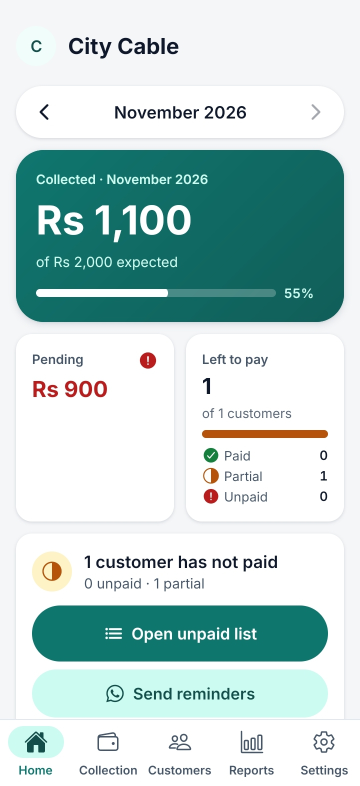
#> input picture docs/store/screenshots/src/home.jpg, 720 x 1572 px (shown at 1/2 size); its folder holds 4 pictures in this run
$ python build-screenshots.py
#> lines starting #> are read from the running program, lines starting #| are printed output that depends on the picture; after the words box and inside, x2 and y2 are one past the last pixel; in counts of white or black regions, pixels touching at a corner belong together
"""
Frame phone captures for the Play Store listing.

Play accepts phone screenshots only up to a 2:1 aspect ratio; raw captures
from tall phones are 2.2:1, so each one is placed on a 1080x1920 (9:16)
brand background with a short caption. Run from the repo root:

    python3 -I scripts/build-screenshots.py

Input: docs/store/screenshots/src/<name>.jpg  Output: docs/store/screenshots/NN-<name>.png
"""
from pathlib import Path

from PIL import Image, ImageDraw, ImageFilter, ImageFont

ROOT = Path(__file__).resolve().parent.parent
SRC = ROOT / "docs/store/screenshots/src"
OUT = ROOT / "docs/store/screenshots"
FONTS = ROOT / "node_modules/@expo-google-fonts/inter"
W, H = 1080, 1920
TEAL_TOP, TEAL_BOTTOM = (0x14, 0x85, 0x7C), (0x0B, 0x5D, 0x57)
MINT = (0x5E, 0xEA, 0xD4)

SHOTS = [
    ("home", "This month at a glance", "Collected, pending and who still has to pay"),
    ("collection", "Know who has not paid", "Filter by status, area and month"),
    ("reports", "Reports that make sense", "By status, payment method and area"),
    ("settings", "Set up once, collect faster", "Reminder text, payment details and alerts"),
]


def font(weight: str, size: int) -> ImageFont.FreeTypeFont:
    return ImageFont.truetype(str(FONTS / weight / f"Inter_{weight}.ttf"), size)


def gradient() -> Image.Image:
    bg = Image.new("RGB", (W, H))
    px = bg.load()
    for y in range(H):
        t = y / (H - 1)
        row = tuple(round(a + (b - a) * t) for a, b in zip(TEAL_TOP, TEAL_BOTTOM))
        for x in range(W):
            px[x, y] = row
    return bg


def fit_font(draw: ImageDraw.ImageDraw, text: str, weight: str, size: int, max_w: int) -> ImageFont.FreeTypeFont:
    while size > 30:
        f = font(weight, size)
        if draw.textlength(text, font=f) <= max_w:
            return f
        size -= 2
    return font(weight, size)


def frame(name: str, title: str, subtitle: str, index: int) -> Path:
#> called with name = 'home', title = 'This month at a glance', index = 1
    shot = Image.open(SRC / f"{name}.jpg").convert("RGB")
#> shot is the input picture: PIL image 720x1572 RGB; mean R, G, B 187.7, 212, 210
    canvas = gradient()
#> in gradient, `bg = Image.new("RGB", (W, H))`: bg: PIL image 1080x1920 RGB; every value is 0
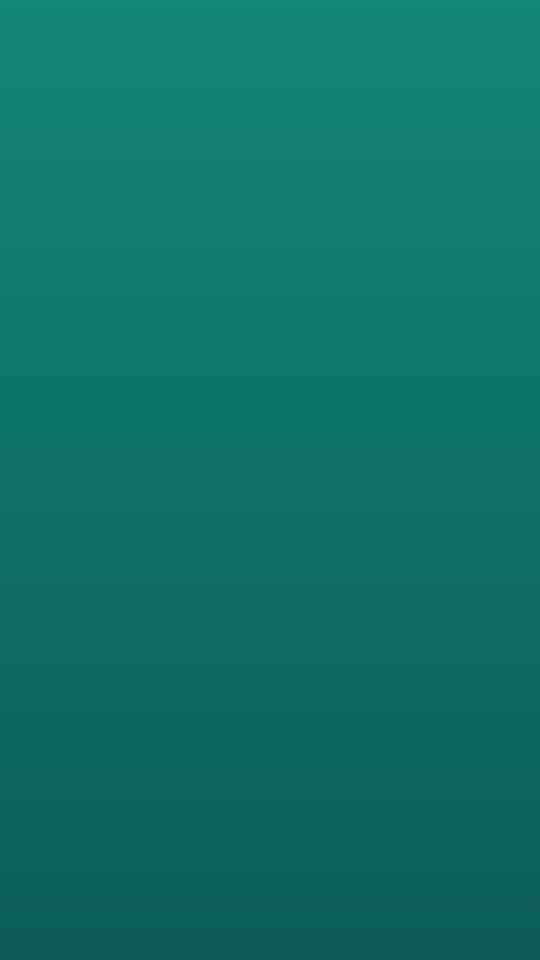
#> canvas: PIL image 1080x1920 RGB (shown at 1/2 size); mean R, G, B 15.5, 113, 105.5
    draw = ImageDraw.Draw(canvas)

    title_font = fit_font(draw, title, "700Bold", 66, W - 160)
    sub_font = fit_font(draw, subtitle, "500Medium", 36, W - 160)
    draw.text((W / 2, 150), title, font=title_font, fill="white", anchor="mm")
    draw.text((W / 2, 232), subtitle, font=sub_font, fill=MINT, anchor="mm")

    # Scale the capture to fit under the caption with a margin at the bottom.
    target_h = 1450
    scale = target_h / shot.height
#> scale = 0.922
    size = (round(shot.width * scale), target_h)
#> size = (664, 1450)
    shot = shot.resize(size, Image.LANCZOS)
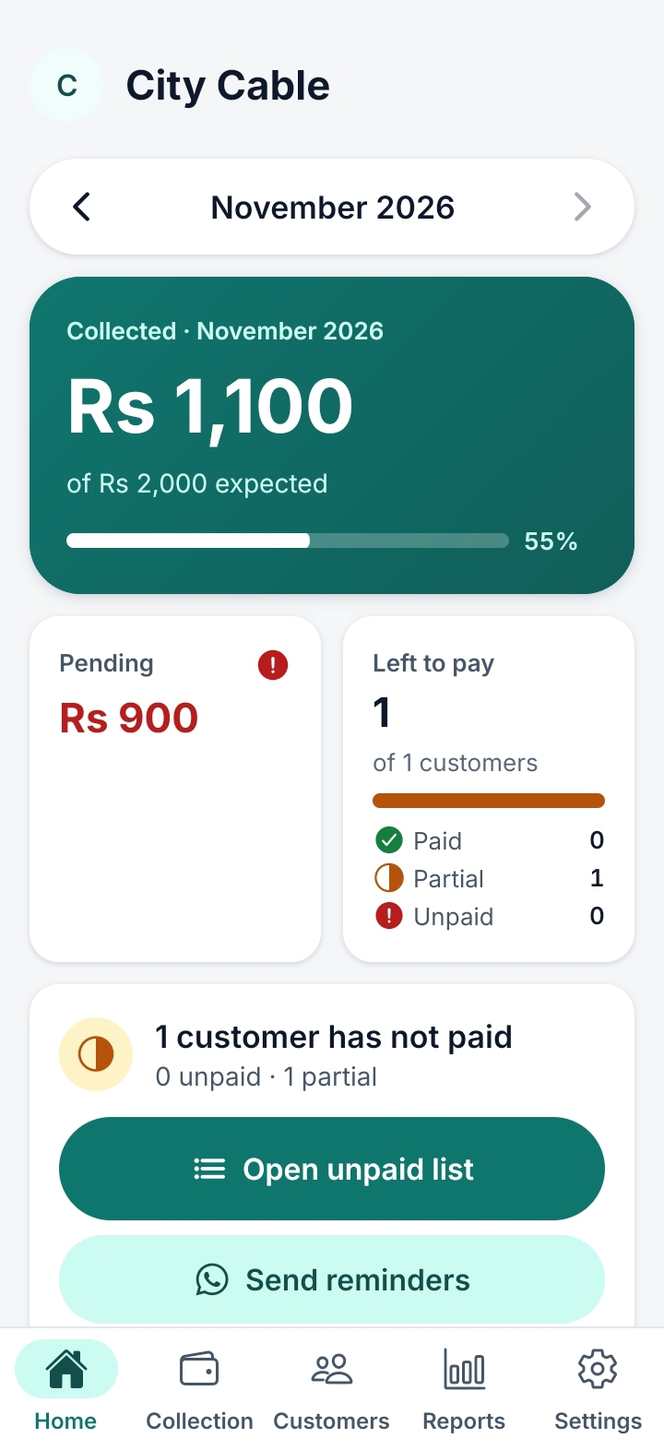
#> shot: PIL image 664x1450 RGB; mean R, G, B 187.6, 211.9, 209.9
    x, y = (W - size[0]) // 2, 340
#> x = 208; y = 340

    # Soft shadow, then rounded corners.
    radius = 44
    shadow = Image.new("RGBA", (W, H), (0, 0, 0, 0))
#> shadow: PIL image 1080x1920 RGBA; every value is 0
    ImageDraw.Draw(shadow).rounded_rectangle((x, y + 18, x + size[0], y + size[1] + 18), radius, fill=(0, 0, 0, 110))
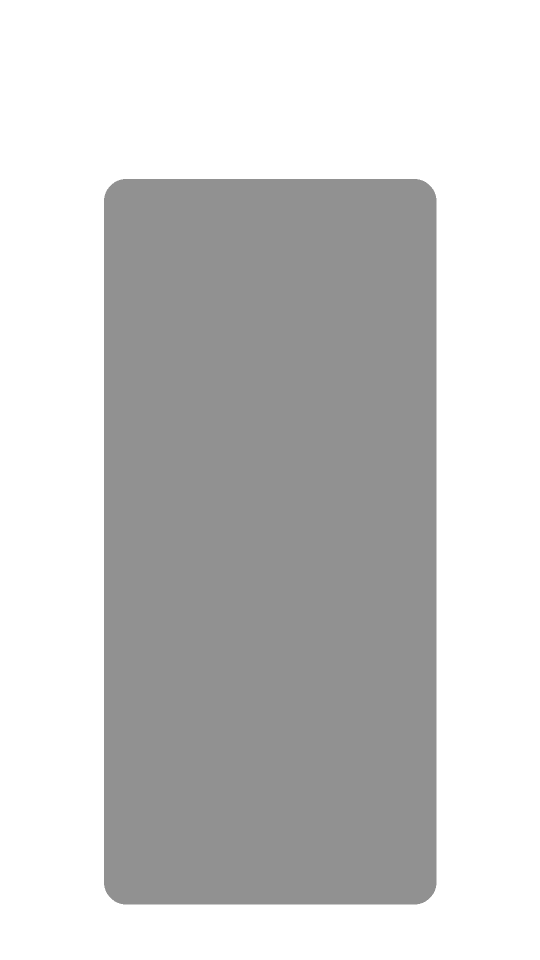
#> shadow: PIL image 1080x1920 RGBA (shown at 1/2 size); mean R, G, B, A 0, 0, 0, 51.1; transparent parts drawn white
    shadow = shadow.filter(ImageFilter.GaussianBlur(28))
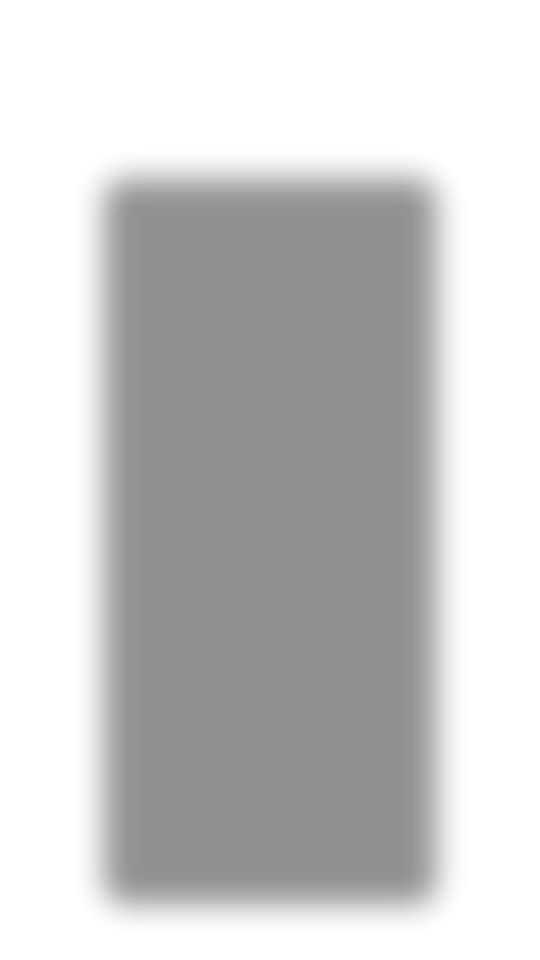
#> shadow: PIL image 1080x1920 RGBA (shown at 1/2 size); mean R, G, B, A 0, 0, 0, 51.1; transparent parts drawn white
    canvas = Image.alpha_composite(canvas.convert("RGBA"), shadow)
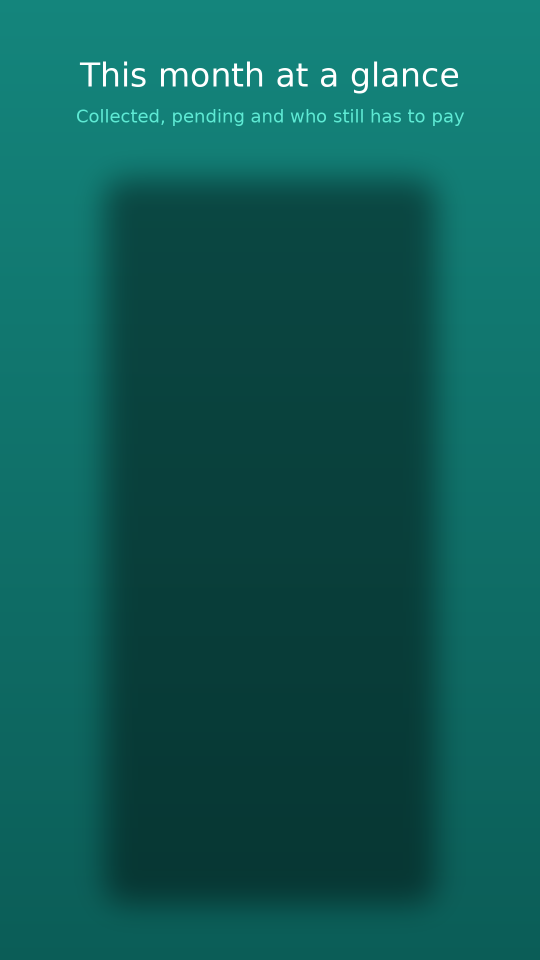
#> canvas: PIL image 1080x1920 RGBA (shown at 1/2 size); mean R, G, B, A 13.8, 91.7, 85.7, 255

    mask = Image.new("L", size, 0)
#> mask: PIL image 664x1450 L; every value is 0
    ImageDraw.Draw(mask).rounded_rectangle((0, 0, size[0] - 1, size[1] - 1), radius, fill=255)
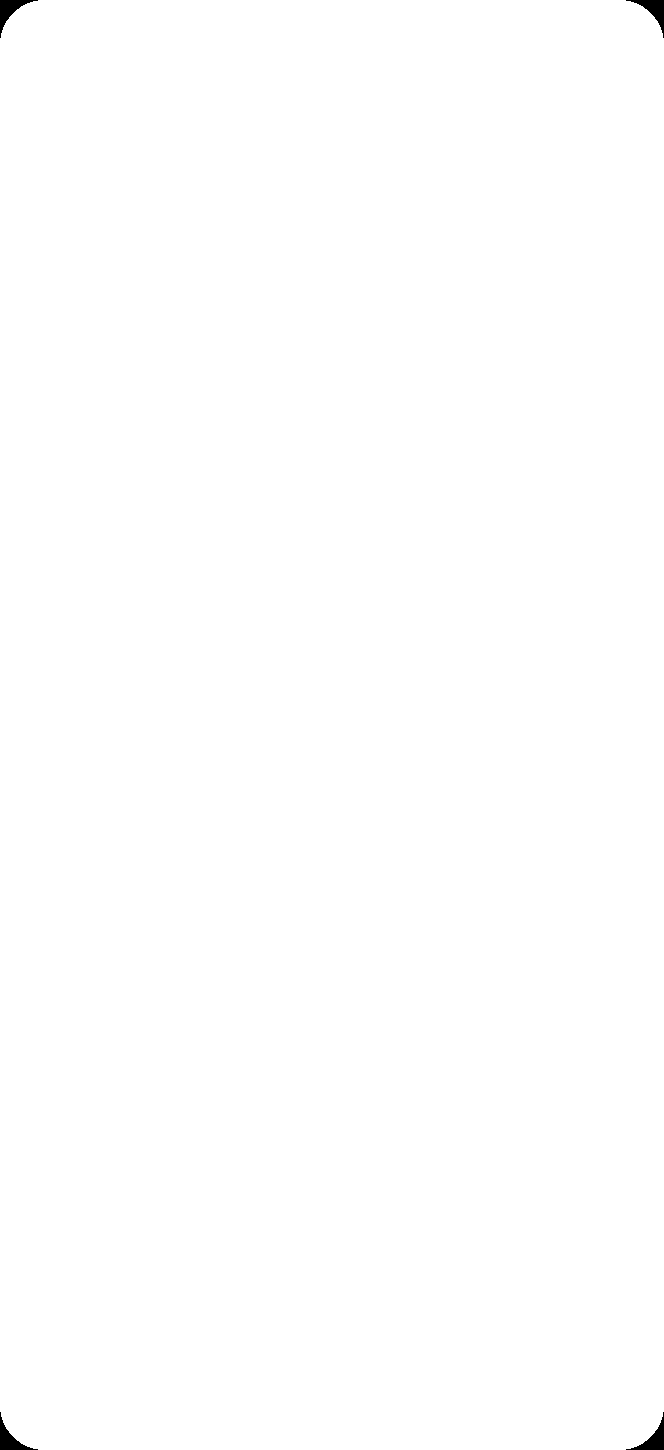
#> mask: PIL image 664x1450 L; 99.8% white; 4 black regions, box (x1, y1, x2, y2) and area: (0, 0, 38, 38) 427, (626, 0, 664, 38) 427, (0, 1412, 38, 1450) 427, (626, 1412, 664, 1450) 427
    canvas.paste(shot, (x, y), mask)
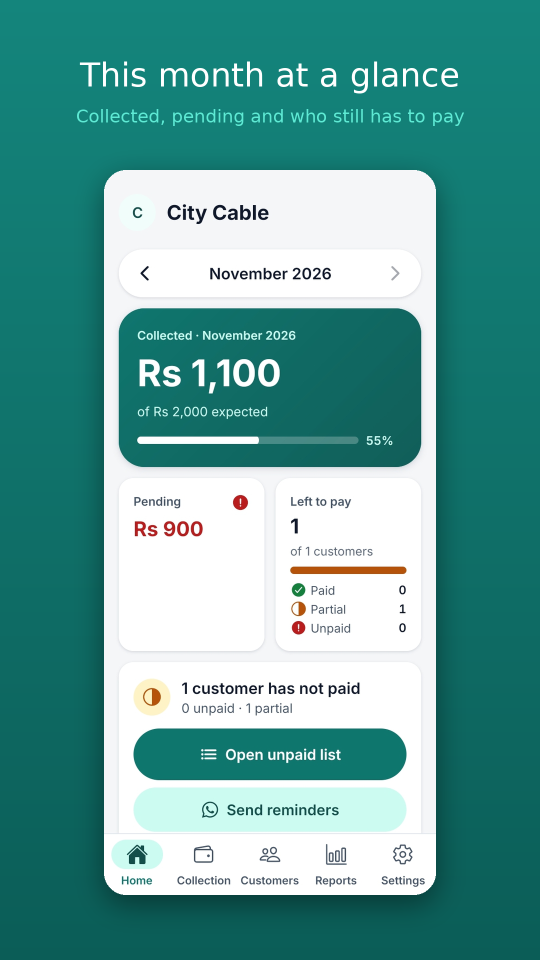
#> canvas: PIL image 1080x1920 RGBA (shown at 1/2 size); mean R, G, B, A 96.6, 159.6, 154.6, 255

    out = OUT / f"{index:02d}-{name}.png"
    canvas.convert("RGB").save(out, optimize=True)
    return out


if __name__ == "__main__":
    OUT.mkdir(parents=True, exist_ok=True)
    for i, (name, title, subtitle) in enumerate(SHOTS, start=1):
        p = frame(name, title, subtitle, i)
        print(p.relative_to(ROOT), Image.open(p).size, f"{p.stat().st_size // 1024} KB")
#> pass 2 of the loop `for i, (name, title, subtitle) in enumerate(SHOTS, start=1):`:
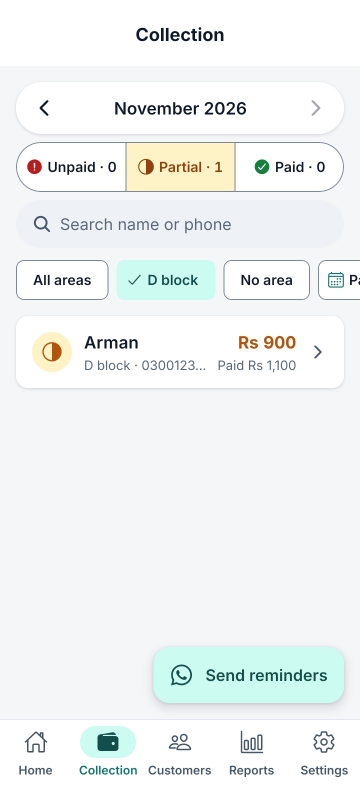
#> input picture docs/store/screenshots/src/collection.jpg, 720 x 1572 px (shown at 1/2 size)
#> in frame, shot is the input picture: PIL image 720x1572 RGB; mean R, G, B 240.4, 243.6, 243.5
#> shot: PIL image 664x1450 RGB
#> in frame (call 2), `canvas = Image.alpha_composite(canvas.convert("RGBA"), shadow)`:
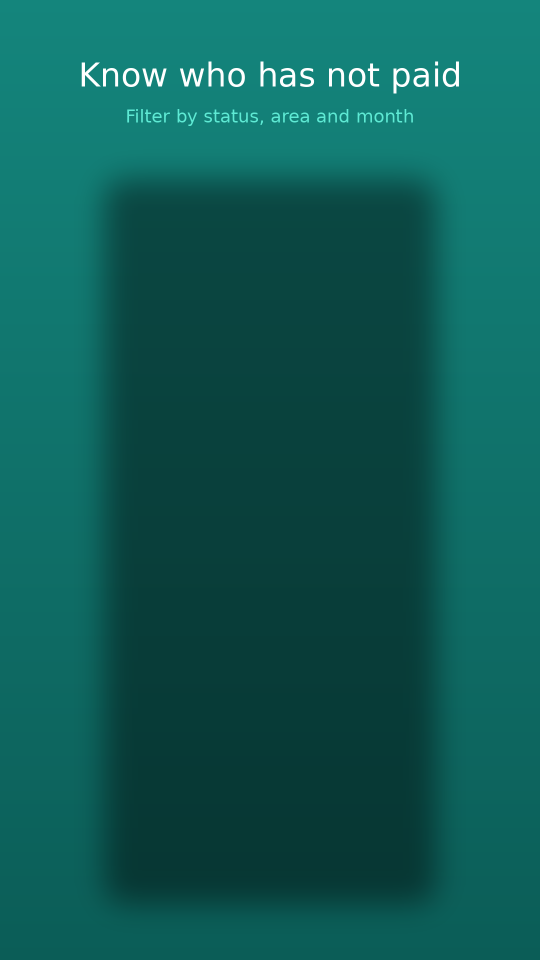
#> canvas: PIL image 1080x1920 RGBA (shown at 1/2 size); mean R, G, B, A 13.8, 91.7, 85.7, 255
#> in frame (call 2), `canvas.paste(shot, (x, y), mask)`:
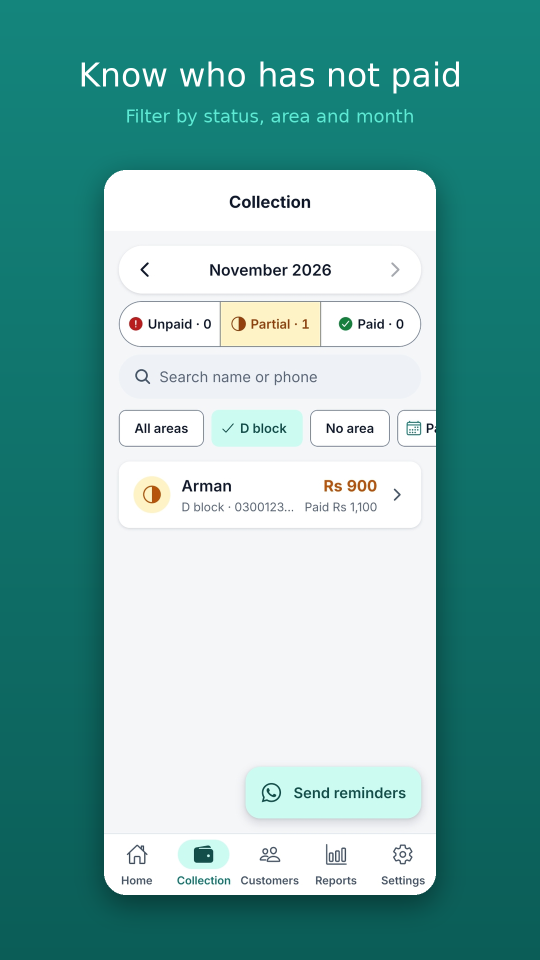
#> canvas: PIL image 1080x1920 RGBA (shown at 1/2 size); mean R, G, B, A 121, 174.2, 170.1, 255
#> pass 3 of the loop `for i, (name, title, subtitle) in enumerate(SHOTS, start=1):`:
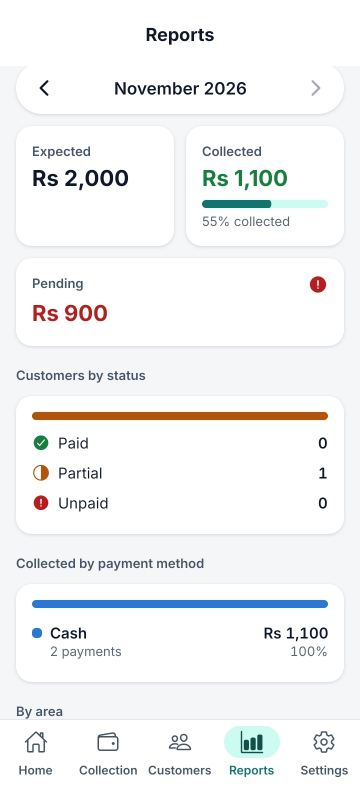
#> input picture docs/store/screenshots/src/reports.jpg, 720 x 1572 px (shown at 1/2 size)
#> in frame, shot is the input picture: PIL image 720x1572 RGB; mean R, G, B 242.8, 243.6, 244.4
#> shot: PIL image 664x1450 RGB
#> in frame (call 3), `canvas = Image.alpha_composite(canvas.convert("RGBA"), shadow)`:
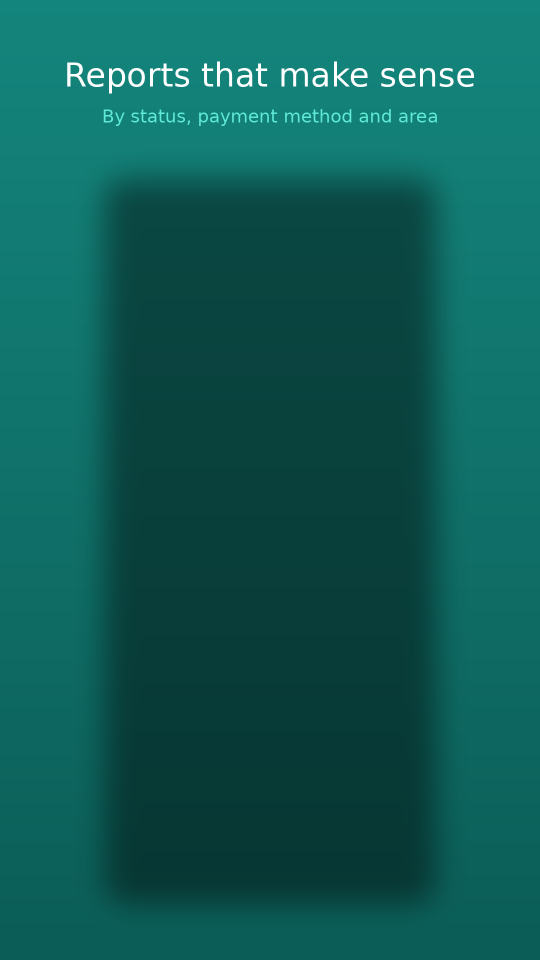
#> canvas: PIL image 1080x1920 RGBA (shown at 1/2 size); mean R, G, B, A 14, 91.8, 85.8, 255
#> in frame (call 3), `canvas.paste(shot, (x, y), mask)`:
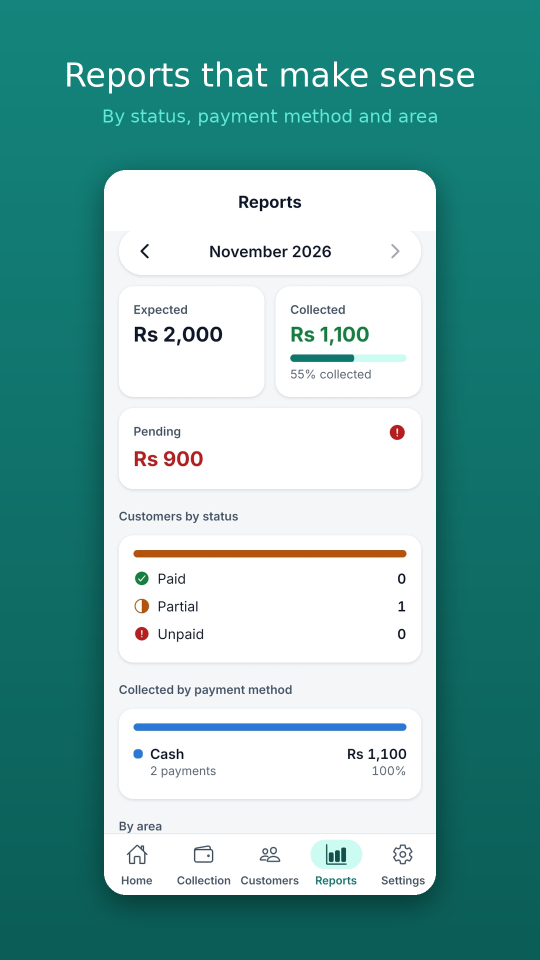
#> canvas: PIL image 1080x1920 RGBA (shown at 1/2 size); mean R, G, B, A 122.3, 174.3, 170.6, 255
#> the loop made 4 passes; the first 3 are shown
